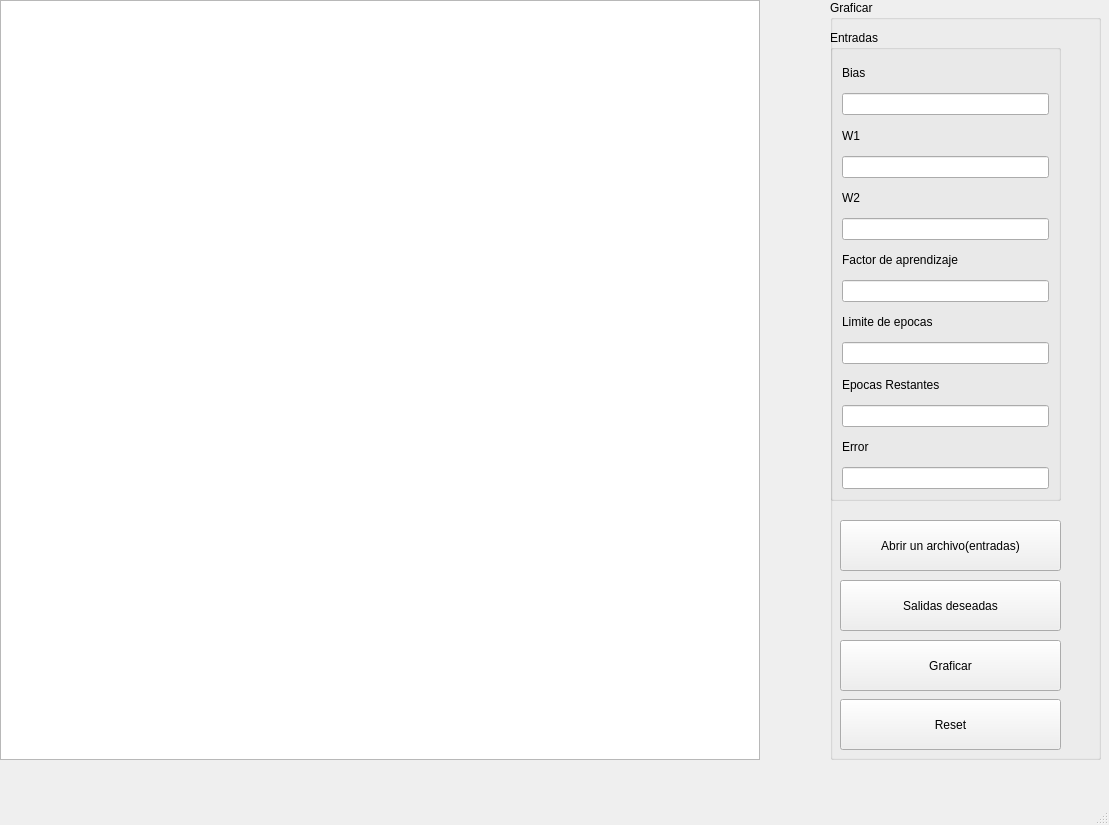
<?xml version="1.0" encoding="UTF-8"?>
<ui version="4.0">
 <class>MainWindow</class>
 <widget class="QMainWindow" name="MainWindow">
  <property name="geometry">
   <rect>
    <x>0</x>
    <y>0</y>
    <width>1109</width>
    <height>825</height>
   </rect>
  </property>
  <property name="minimumSize">
   <size>
    <width>1040</width>
    <height>825</height>
   </size>
  </property>
  <property name="windowTitle">
   <string>MainWindow</string>
  </property>
  <widget class="QWidget" name="centralwidget">
   <widget class="QGraphicsView" name="graphicsView">
    <property name="geometry">
     <rect>
      <x>0</x>
      <y>0</y>
      <width>760</width>
      <height>760</height>
     </rect>
    </property>
   </widget>
   <widget class="QGroupBox" name="groupBox">
    <property name="geometry">
     <rect>
      <x>830</x>
      <y>0</y>
      <width>271</width>
      <height>760</height>
     </rect>
    </property>
    <property name="title">
     <string>Graficar</string>
    </property>
    <widget class="QPushButton" name="pushButton_graficar">
     <property name="geometry">
      <rect>
       <x>10</x>
       <y>640</y>
       <width>221</width>
       <height>51</height>
      </rect>
     </property>
     <property name="text">
      <string>Graficar</string>
     </property>
    </widget>
    <widget class="QPushButton" name="pushButton_reset">
     <property name="geometry">
      <rect>
       <x>10</x>
       <y>699</y>
       <width>221</width>
       <height>51</height>
      </rect>
     </property>
     <property name="text">
      <string>Reset</string>
     </property>
    </widget>
    <widget class="QGroupBox" name="groupBox_2">
     <property name="geometry">
      <rect>
       <x>0</x>
       <y>30</y>
       <width>231</width>
       <height>471</height>
      </rect>
     </property>
     <property name="title">
      <string>Entradas</string>
     </property>
     <layout class="QVBoxLayout" name="verticalLayout">
      <item>
       <widget class="QLabel" name="label_bias">
        <property name="text">
         <string>Bias</string>
        </property>
       </widget>
      </item>
      <item>
       <widget class="QLineEdit" name="lineEdit_bias">
        <property name="enabled">
         <bool>true</bool>
        </property>
        <property name="readOnly">
         <bool>true</bool>
        </property>
       </widget>
      </item>
      <item>
       <widget class="QLabel" name="label_w1">
        <property name="text">
         <string>W1</string>
        </property>
       </widget>
      </item>
      <item>
       <widget class="QLineEdit" name="lineEdit_w1">
        <property name="readOnly">
         <bool>true</bool>
        </property>
       </widget>
      </item>
      <item>
       <widget class="QLabel" name="label_w2">
        <property name="text">
         <string>W2</string>
        </property>
       </widget>
      </item>
      <item>
       <widget class="QLineEdit" name="lineEdit_w2">
        <property name="readOnly">
         <bool>true</bool>
        </property>
       </widget>
      </item>
      <item>
       <widget class="QLabel" name="label_5">
        <property name="text">
         <string>Factor de aprendizaje</string>
        </property>
       </widget>
      </item>
      <item>
       <widget class="QLineEdit" name="lineEdit_factor"/>
      </item>
      <item>
       <widget class="QLabel" name="label_6">
        <property name="text">
         <string>Limite de epocas</string>
        </property>
       </widget>
      </item>
      <item>
       <widget class="QLineEdit" name="lineEdit_limite"/>
      </item>
      <item>
       <widget class="QLabel" name="label_7">
        <property name="text">
         <string>Epocas Restantes</string>
        </property>
       </widget>
      </item>
      <item>
       <widget class="QLineEdit" name="lineEdit_restantes">
        <property name="readOnly">
         <bool>true</bool>
        </property>
       </widget>
      </item>
      <item>
       <widget class="QLabel" name="label_8">
        <property name="text">
         <string>Error</string>
        </property>
       </widget>
      </item>
      <item>
       <widget class="QLineEdit" name="lineEdit_error">
        <property name="readOnly">
         <bool>true</bool>
        </property>
       </widget>
      </item>
     </layout>
    </widget>
    <widget class="QPushButton" name="pushButton_exportar">
     <property name="geometry">
      <rect>
       <x>10</x>
       <y>520</y>
       <width>221</width>
       <height>51</height>
      </rect>
     </property>
     <property name="text">
      <string>Abrir un archivo(entradas)</string>
     </property>
    </widget>
    <widget class="QPushButton" name="pushButton">
     <property name="geometry">
      <rect>
       <x>10</x>
       <y>580</y>
       <width>221</width>
       <height>51</height>
      </rect>
     </property>
     <property name="text">
      <string>Salidas deseadas</string>
     </property>
    </widget>
   </widget>
  </widget>
  <widget class="QMenuBar" name="menubar">
   <property name="geometry">
    <rect>
     <x>0</x>
     <y>0</y>
     <width>1109</width>
     <height>26</height>
    </rect>
   </property>
  </widget>
  <widget class="QStatusBar" name="statusbar"/>
 </widget>
 <resources/>
 <connections/>
</ui>
